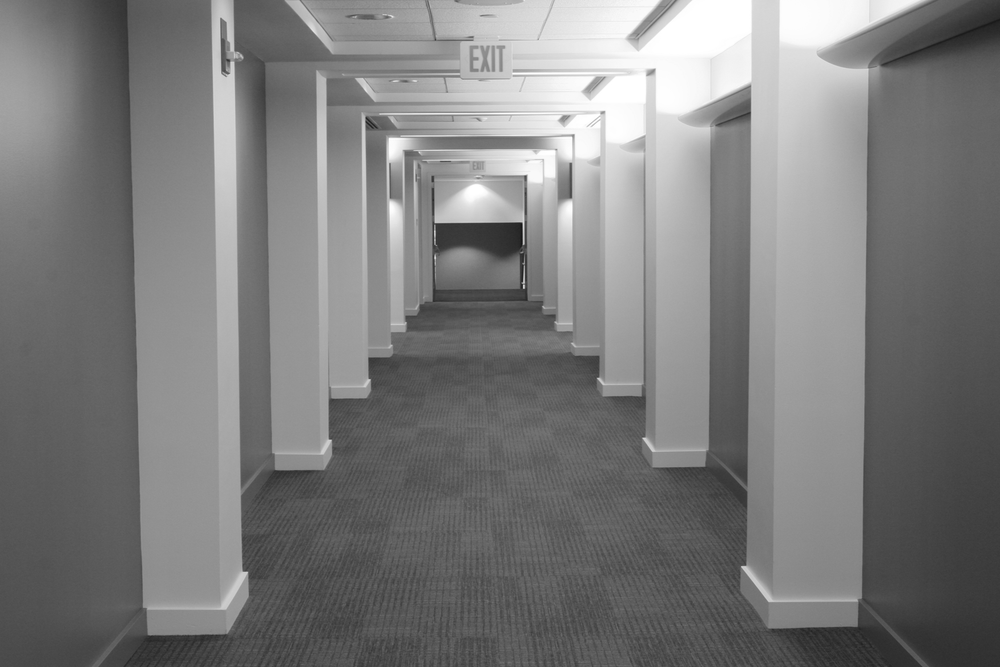
%> input picture data/hallway.png, 1000 x 667 px, shrunk from 1752 x 1168 before the run
$ octave ASK6.m   (GNU Octave 9; MATLAB toolbox functions it lacks are replaced by stand-ins)
%> lines starting %> are read from the running program, lines starting %| are printed output that depends on the picture; in (x1, y1, x2, y2) boxes, pixels count from 0 and x2, y2 are one past the last pixel; in counts of white or black regions, pixels touching at a corner belong together; the program's own positions count from 1
% Φόρτωση εικόνας
img = imread('hallway.png');
%> img is the input picture: size 667x1000 uint8; min 18, max 255, mean 124.3

% Αν η εικόνα είναι RGB, μετατροπή σε grayscale
if size(img, 3) == 3
    gray = im2gray(img);
else
    gray = img;
end

% 1. Ανίχνευση ακμών με Sobel
sobel_x = fspecial('sobel');
sobel_y = sobel_x';

grad_x = imfilter(double(gray), sobel_x, 'replicate');
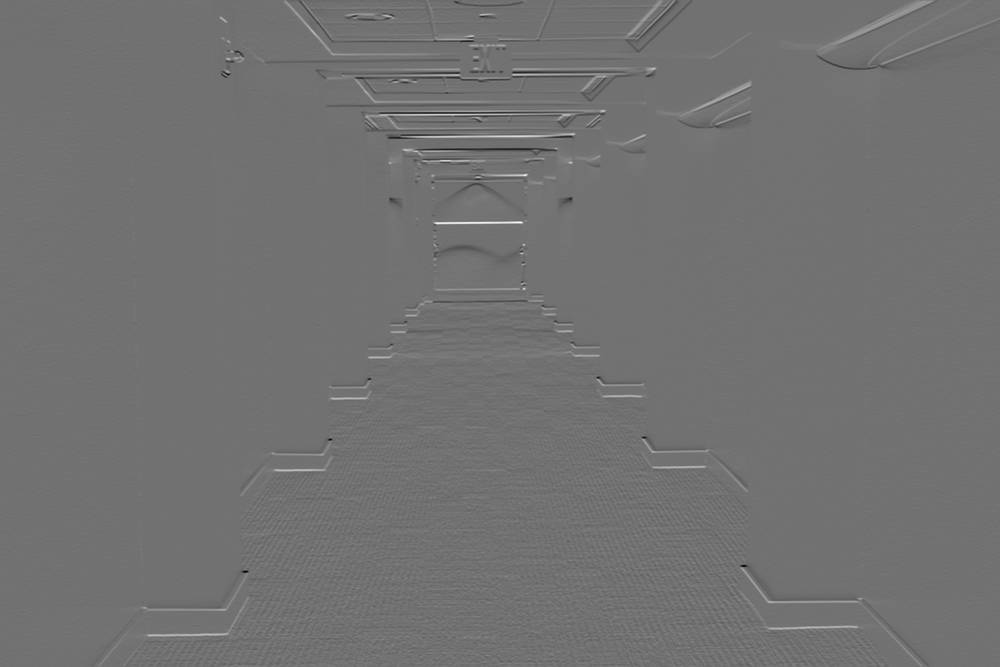
%> grad_x: size 667x1000 double; min -528, max 654, mean 1.1; drawn with min black and max white
grad_y = imfilter(double(gray), sobel_y, 'replicate');
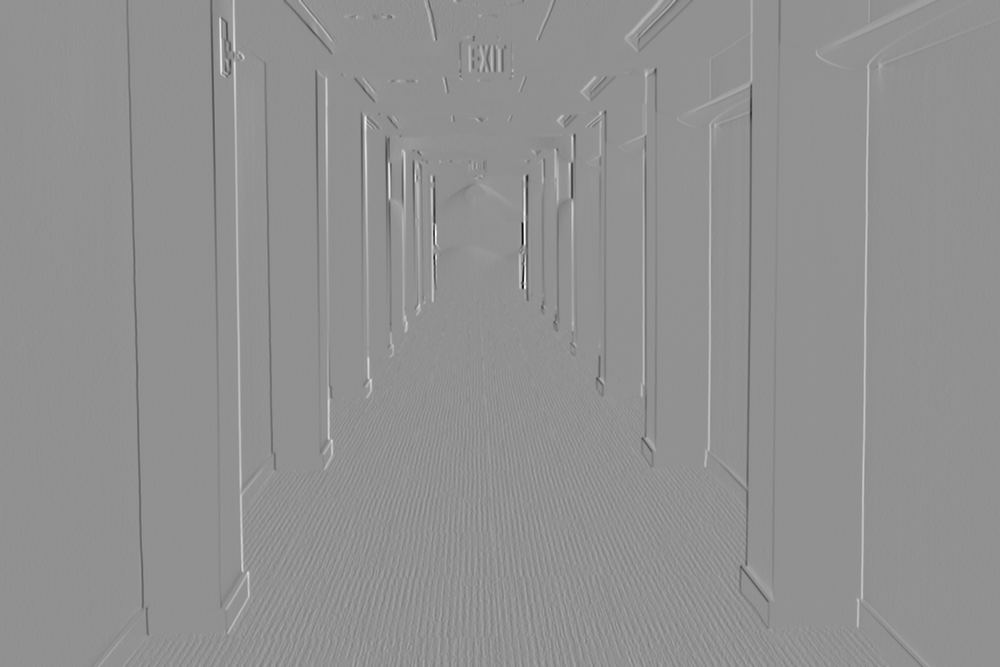
%> grad_y: size 667x1000 double; min -786, max 594, mean 0.3; drawn with min black and max white
gradient_magnitude = sqrt(grad_x.^2 + grad_y.^2);
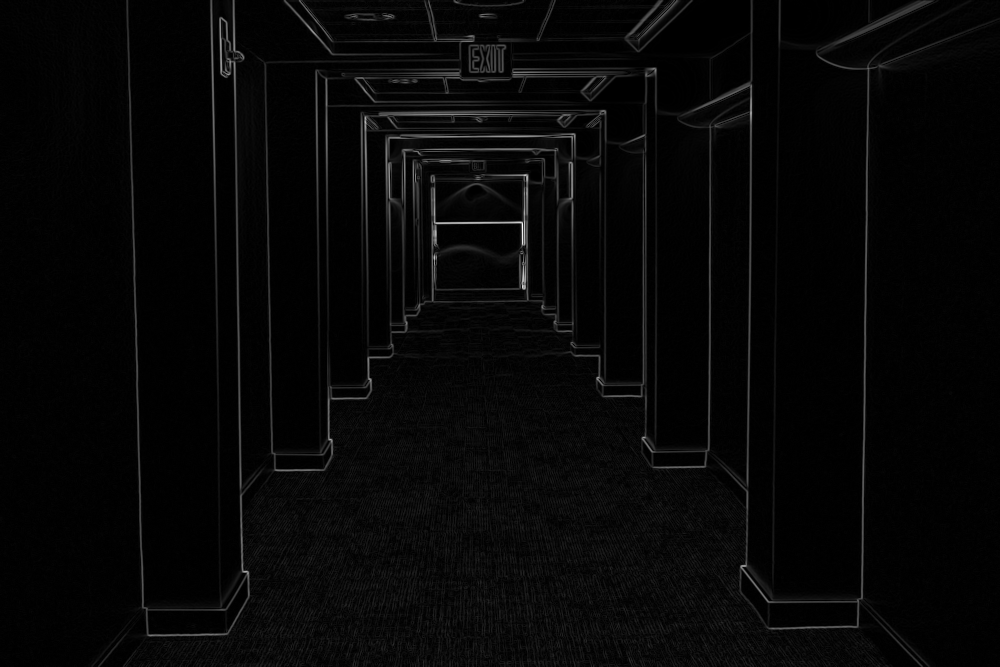
%> gradient_magnitude: size 667x1000 double; min 0, max 786.1, mean 21.7; drawn with min black and max white

% Εμφάνιση αποτελέσματος Sobel
figure, imshow(uint8(gradient_magnitude)), title('Sobel Magnitude');
%> after `imshow(uint8(gradient_magnitude))`:
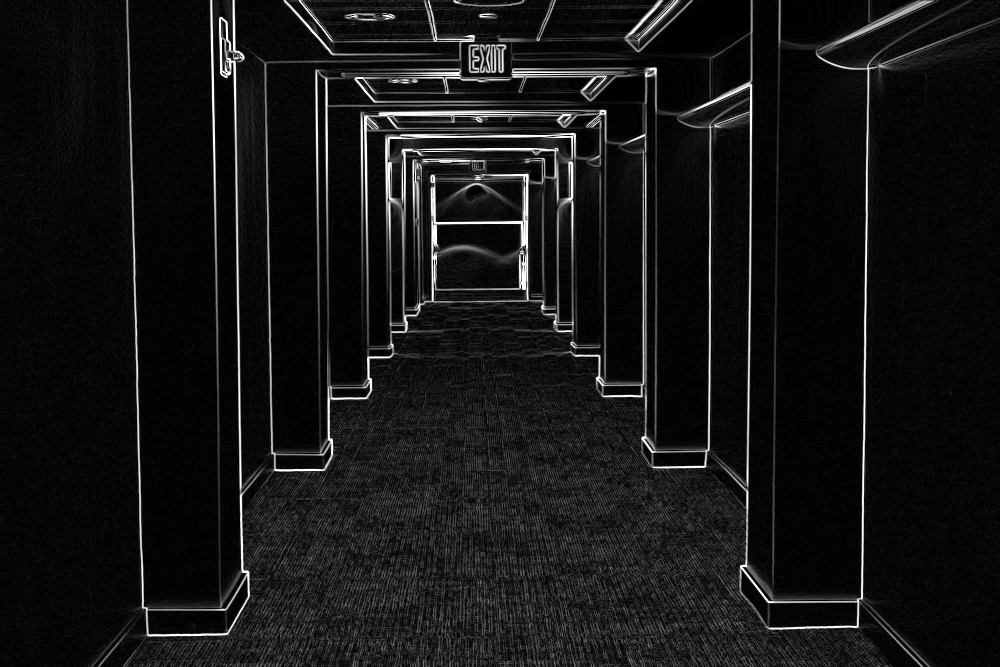
%> displayed picture: size 667x1000, on the screen's scale of 0 to 255; min 0, max 255, mean 21.1

% 2. Ολική κατωφλίωση
threshold = 0.25 * max(gradient_magnitude(:));
%> threshold = 196.5
binary_edges = gradient_magnitude > threshold;
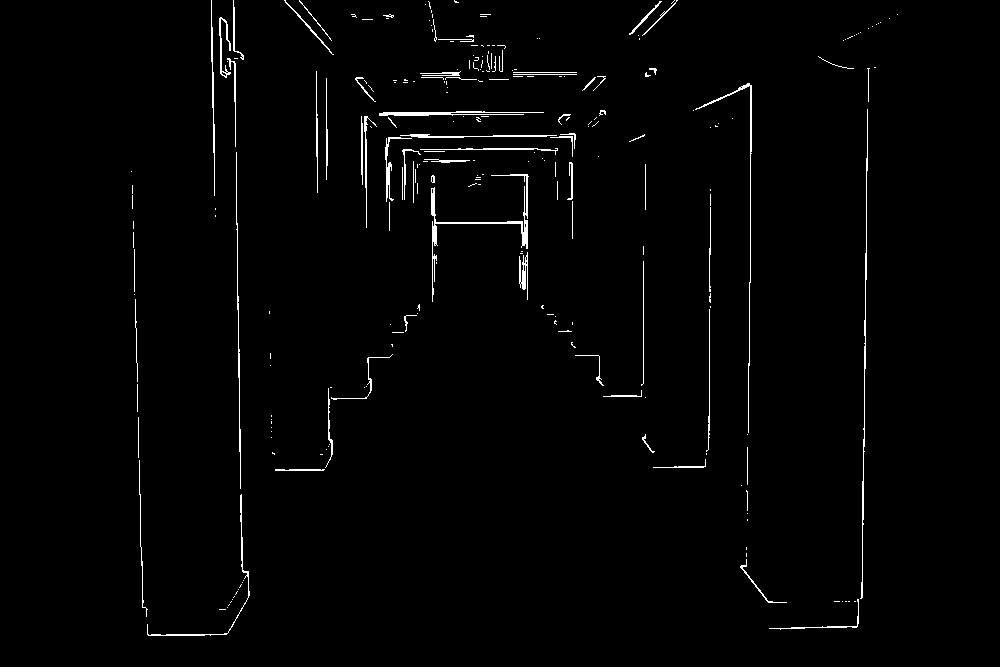
%> binary_edges: size 667x1000 logical; 1.5% white in thin lines or dots, all inside (x1, y1, x2, y2) = (131, 0, 898, 636)

figure, imshow(binary_edges), title(['Κατωφλίωση με T = ', num2str(threshold)]);

% 3. Bonus: Μετασχηματισμός Hough
[H, theta, rho] = hough(binary_edges);
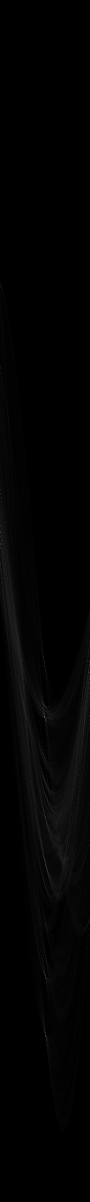
%> H: size 2403x180 double (shown at 1/2 size); min 0, max 381, mean 4.1; drawn with min black and max white
%> theta = 180 values from -90 to 89; rho = 2403 values from -1201 to 1201
peaks = houghpeaks(H, 10, 'threshold', ceil(0.3 * max(H(:))));
%> peaks = [1434 90; 2073 92; 1952 91; 1911 91; 1090 1; 1346 180; 1845 91; 1332 90; 1729 91; 1634 91]
lines = houghlines(binary_edges, theta, rho, peaks, 'FillGap', 10, 'MinLength', 30);
%> lines = 17 lines; longest, point1 to point2 (x, y): (238, 257) to (241, 485), (751, 86) to (751, 283), (710, 249) to (710, 438), (384, 113) to (544, 113), (644, 247) to (644, 384), (433, 176) to (433, 302)

% Εμφάνιση ευθύγραμμων τμημάτων στην αρχική εικόνα
figure, imshow(img), title('Ευθύγραμμα τμήματα (Hough)'), hold on
for k = 1:length(lines)
   xy = [lines(k).point1; lines(k).point2];
   plot(xy(:,1), xy(:,2), 'LineWidth', 2, 'Color', 'cyan');
end
%> this loop made 17 passes
%> xy on passes 1 to 12: [237 200; 237 230], [238 257; 241 485], [242 495; 243 572], [863 496; 863 552], [864 440; 864 495], [865 381; 865 438], [866 324; 866 369], [751 86; 751 283], [710 249; 710 438], [384 113; 544 113], [494 136; 546 136], [432 137; 489 137]
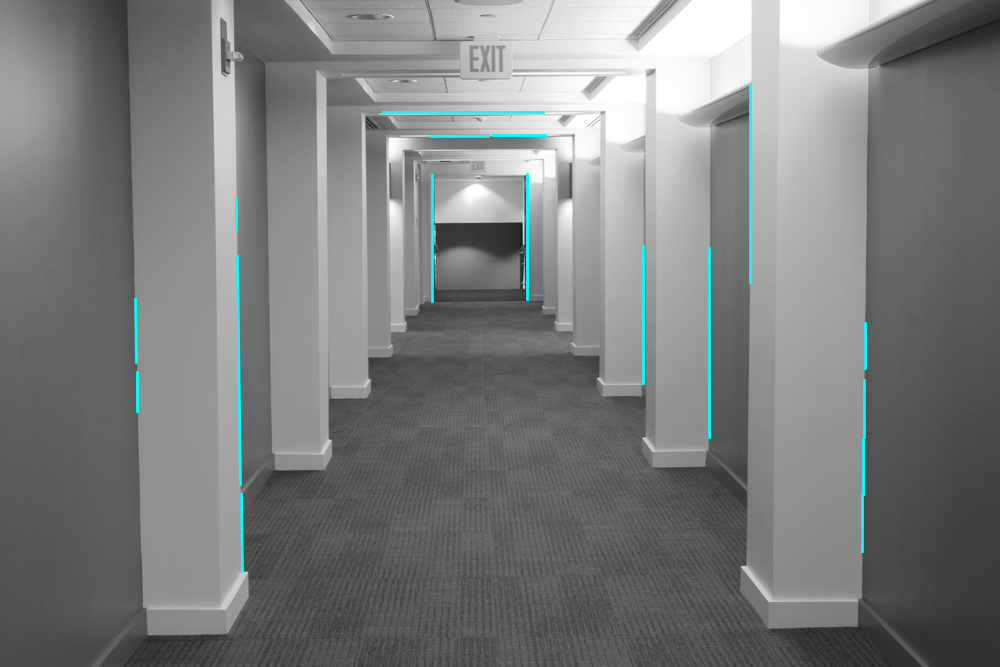
%> figure redrawn from the program's plot data; its title reads 'Ευθύγραμμα τμήματα (Hough)'

$ run again, with data/board.png copied over data/hallway.png
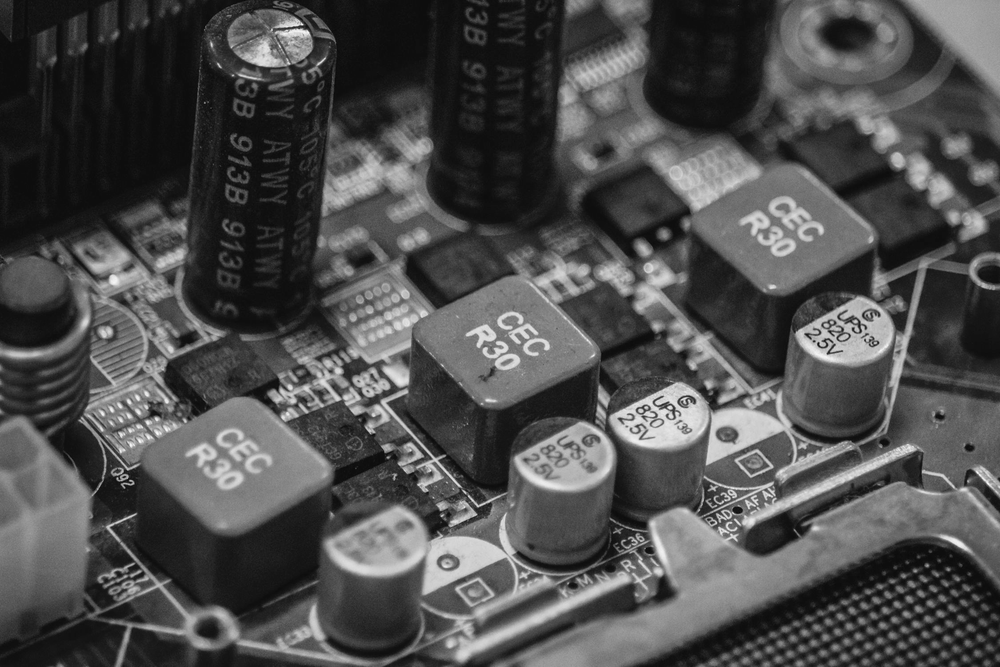
%> input picture data/board.png, 1000 x 667 px, shrunk from 2250 x 1500 before the run
%> img is the input picture: size 667x1000 uint8; min 8, max 252, mean 77.4
%> threshold = 195.9
%> `binary_edges = gradient_magnitude > threshold;`:
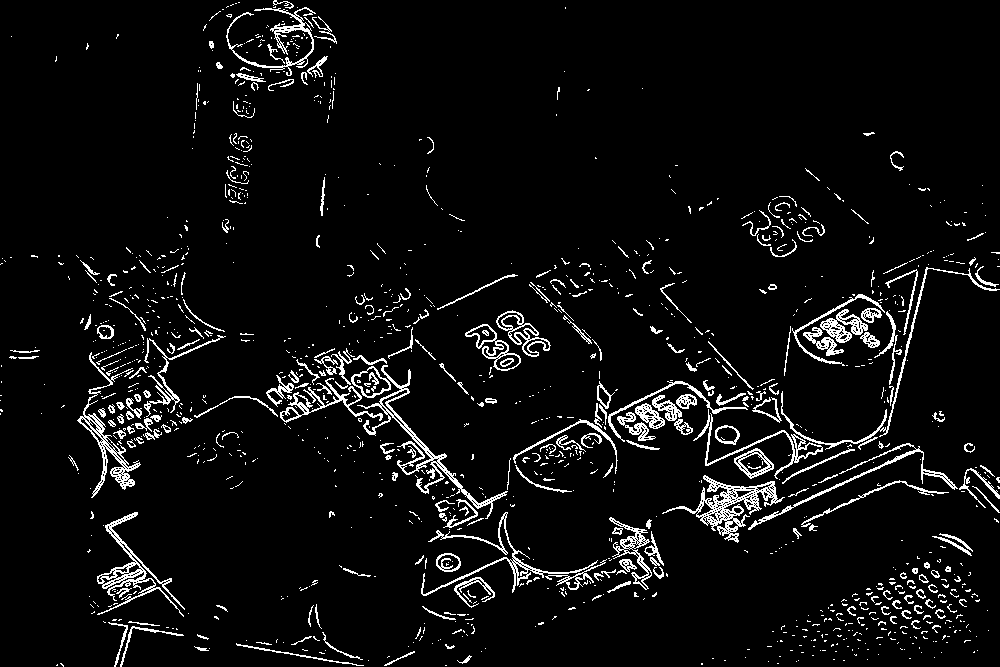
%> binary_edges: size 667x1000 logical; 5.6% white in thin lines or dots
%> theta = 180 values from -90 to 89; rho = 2403 values from -1201 to 1201
%> peaks = [1967 156; 1996 156; 822 5; 1807 160; 1836 158; 1184 46; 849 7; 1794 163; 2166 105; 1877 152]
%> lines = 28 lines; longest, point1 to point2 (x, y): (920, 448) to (750, 528), (886, 435) to (929, 265), (401, 426) to (482, 507), (653, 541) to (549, 589), (713, 387) to (625, 425), (327, 353) to (393, 418)
%> the loop `for k = 1:length(lines)` made 28 passes
%> xy on passes 1 to 8: [847 451; 787 479], [775 484; 703 518], [653 541; 549 589], [414 652; 386 666], [920 448; 750 528], [661 569; 593 601], [296 403; 332 405], [579 422; 660 428]
%> after the loop `for k = 1:length(lines)`:
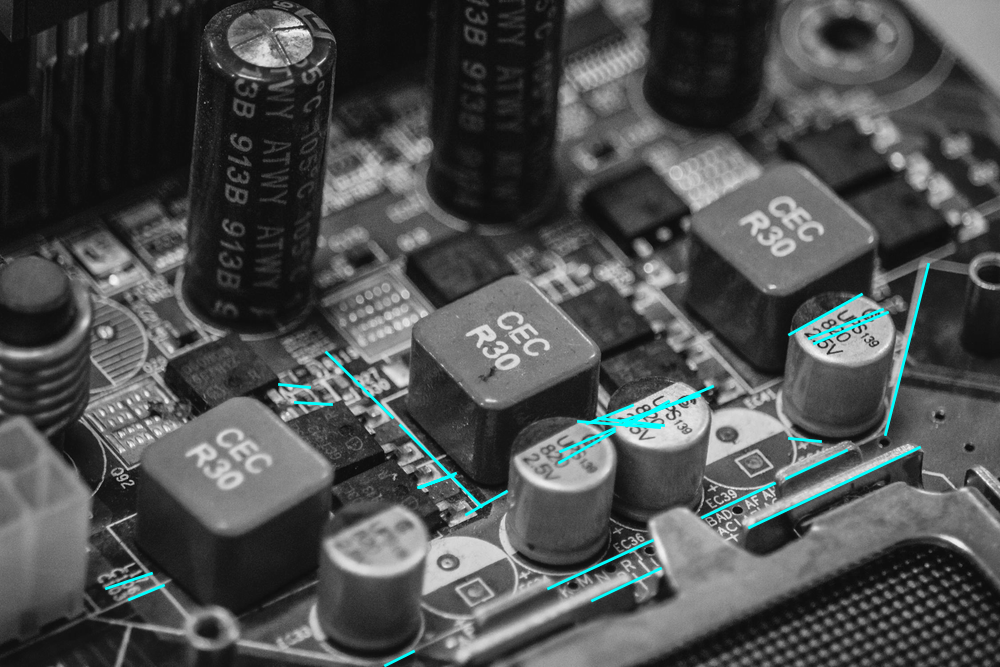
%> figure redrawn from the program's plot data; its title reads 'Ευθύγραμμα τμήματα (Hough)'
